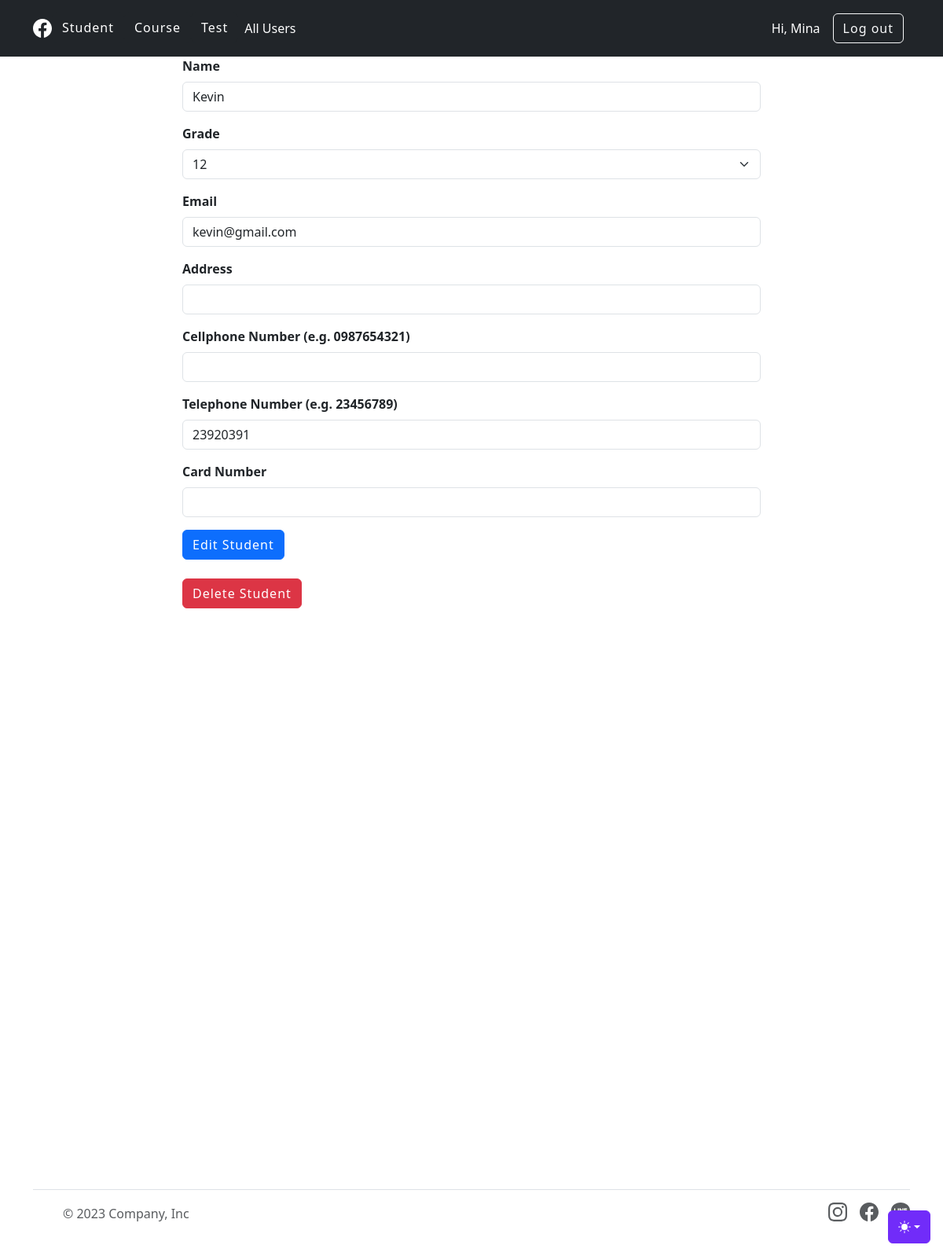
The page /edit_student/1 (signed in) on the database its author committed.
### main.py (models this page shows)
class User(db.Model, UserMixin):
    __tablename__ = "users"
    id = db.Column(db.Integer, primary_key=True)
    name = db.Column(db.String, nullable=False)
    email = db.Column(db.String, nullable=False, unique=True)
    password = db.Column(db.String, nullable=False)
    cellphone = db.Column(db.Integer, nullable=False)
    courses = relationship("Course", back_populates="teacher")
    communications = relationship("Communication", back_populates="teacher")
    tests = relationship("Test", back_populates="teacher")

class Student(db.Model, UserMixin):
    __tablename__ = "students"
    id = db.Column(db.Integer, primary_key=True)
    name = db.Column(db.String, nullable=False)
    grade = db.Column(db.Integer, nullable=False)
    email = db.Column(db.String, nullable=False, unique=True)
    password = db.Column(db.String, nullable=False)
    address = db.Column(db.String)
    cellphone = db.Column(db.Integer)
    tel_number = db.Column(db.Integer)
    card_number = db.Column(db.String, unique=True)
    note = db.Column(db.String)
    scores = relationship("Score", back_populates="student", cascade="all, delete")
    courses = relationship("Course", secondary=student_course_relation, back_populates="students")
    tests = relationship("Test", secondary=student_test_relation, back_populates="students")

### main.py (the view, shortened to what this page needs)
@app.route('/edit_student/<int:student_id>', methods=["GET", "POST"])
@admin_only
def edit_student(student_id):
    student = db.get_or_404(Student, student_id)
    form = EditStudentForm(
        name=student.name,
        grade=student.grade,
        email=student.email,
        address=student.address,
        cellphone=student.cellphone,
        tel_number=student.tel_number,
        card_number=student.card_number
    )
    return render_template("add_student.html", form=form, logged_in=current_user.is_authenticated, is_edit_student=True,
                           student_id=student_id)

### forms.py
class EditStudentForm(FlaskForm):
    name = StringField("Name", validators=[DataRequired()])
    grade = SelectField("Grade", choices=[4, 5, 6, 7, 8, 9, 10, 11, 12])
    email = EmailField("Email", validators=[DataRequired(), Email()])
    address = StringField("Address")
    cellphone = StringField("Cellphone Number (e.g. 0987654321)")
    tel_number = StringField("Telephone Number (e.g. 23456789)", validators=[DataRequired(), Length(min=8, max=8)])
    card_number = StringField("Card Number")
    submit = SubmitField("Edit Student")

### main.py (called while the page is built)
@login_manager.user_loader
def load_user(user_id):
    return db.get_or_404(User, user_id)

def admin_only(function):
    @wraps(function)
    def wrapper_function(*args, **kwargs):
        if not (current_user.get_id() == 1 or current_user.is_authenticated):
            return abort(403, "Access forbidden - Admin access required")
        return function(*args, **kwargs)
    return wrapper_function

### templates/add_student.html (shortened to what this page needs)
{% from "bootstrap5/form.html" import render_form %}
{% block content %}
{% include "header.html"%}
<main class="mb-4">
  <div class="container">
    <div class="row">
      <div class="col-lg-8 col-md-10 mx-auto">
        {{render_form(form)}}
        {% if is_edit_student:%}
        <br>
        <button onclick="location.href='{{url_for('delete_student', student_id=student_id)}}'" type="button" class="btn btn-danger">Delete Student</button>
        {% elif user_id:%}
        <br>
        <button onclick="location.href='{{url_for('delete_user', user_id=user_id)}}'" type="button" class="btn btn-danger">Delete User</button>
        {% endif %}
      </div>
    </div>
  </div>
</main>
{% include "footer.html"%}
{% endblock %}

### templates/header.html (shortened to what this page needs)
<!DOCTYPE html>
<html lang="en" data-bs-theme="auto">
<head>
    <link
      href="{{ url_for('static', filename='css/styles.css') }}"
      rel="stylesheet"
    />
    <link href="https://cdn.jsdelivr.net/npm/bootstrap@5.3.1/dist/css/bootstrap.min.css" rel="stylesheet">
</head>
<body>
<header class="p-3 text-bg-dark">
    <div class="container">
      <div class="d-flex flex-wrap align-items-center justify-content-center justify-content-lg-start">
        <a href="/" class="d-flex align-items-center mb-2 mb-lg-0 text-white text-decoration-none">
        </a>
        <ul class="nav col-12 col-lg-auto me-lg-auto mb-2 justify-content-center mb-md-0">
            {% if logged_in:%}
            <li>
                <button class="btn btn-dark" data-bs-toggle="dropdown" aria-expanded="false">Student
                </button>
            </li>
            <li>
                <button class="btn btn-dark" data-bs-toggle="dropdown" aria-expanded="false">Course
                </button>
            </li>
            <li>
                <button class="btn btn-dark" data-bs-toggle="dropdown" aria-expanded="false">Test
                </button>
            </li>
            <li><a href="{{url_for('all_users')}}" class="nav-link px-2 text-white">All Users</a></li>
            {% endif %}
        </ul>
        {% if not logged_in:%}
        <div class="text-end">
            <button onclick="location.href='{{url_for('login')}}'" type="button" class="btn btn-outline-light me-2">Login</button>
            <button onclick="location.href='{{url_for('register')}}'" type="button" class="btn btn-warning">Sign-up</button>
        </div>
        {% else: %}
          <a class="nav-link px-3 text-white">Hi, {{current_user.name}}</a>
        <div class="text-end">
            <button onclick="location.href='{{url_for('logout')}}'" type="button" class="btn btn-outline-light me-2">Log out</button>
        </div>
        {% endif %}
      </div>
    </div>
  </header>
</body>
</html>

### templates/header.html (style rules this page uses)
.bi { vertical-align: -.125em; fill: currentColor; }

### rows shown on the page
User: name "Mina"
Student: name "Kevin", grade "12", email "kevin@gmail.com", tel_number "23920391"
